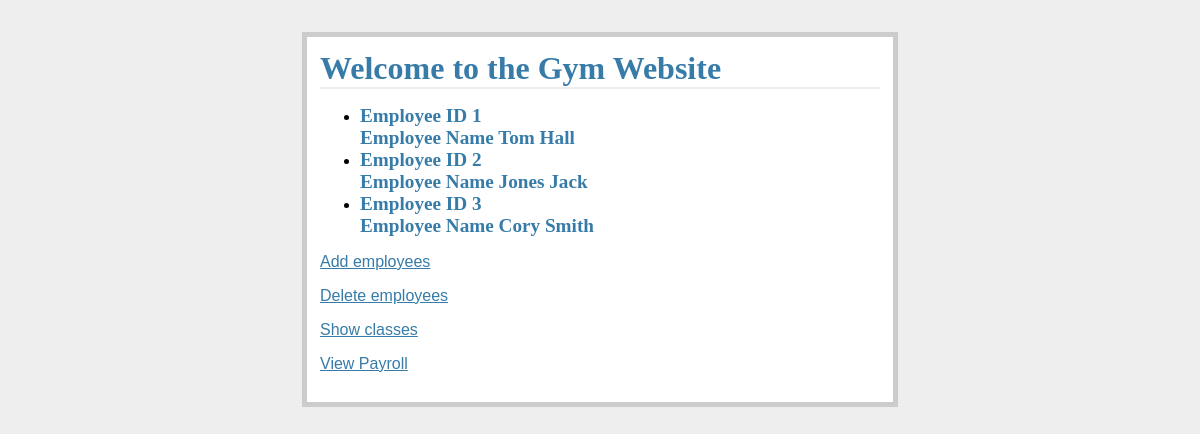
/show_employees, run on the app's committed database.
### tables this page shows
CREATE TABLE Instructor(id INTEGER  PRIMARY KEY AUTOINCREMENT, name varchar(20));

### gym.py (the view)
@app.route('/show_employees')
def get_employees():
    db = get_db()
    c = db.cursor()
    cur =  db.execute( "select distinct i.id,i.name from Instructor i")
    employees = cur.fetchall()
    return render_template("show_employees.html", employees =  employees)

### gym.py (called while the page is built)
def connect_db():
    rv = sqlite3.connect(app.config["DATABASE"])
    rv.row_factory = sqlite3.Row
    return rv

def get_db():
    if not hasattr(g, 'sqlite_db'):
        g.sqlite_db = connect_db()
    return g.sqlite_db

### templates/show_employees.html (shortened to what this page needs)
{% extends "layout.html" %}
{% block body %}
  <ul class="classes">
  {% for employee in employees %}
    <li><h2>Employee ID {{employee.id}}</h2>
        <h2>Employee Name {{employee.name}}</h2>
  {% else %}
    <li><em>No employees so far</em>
  {% endfor %}
  </ul>
    <p><a href="{{ url_for('add_employee') }}">Add employees</a></p>
    <p><a href="{{ url_for('delete_employee') }}">Delete employees</a></p>
    <p><a href="{{ url_for('get_classes') }}">Show classes</a></p>
<p><a href="{{ url_for('view_payroll') }}">View Payroll</a></p>
{% endblock %}

### static/style.css (style rules this page uses)
a, h1, h2 { color: #377ba8; }
h1, h2 { font-family: 'Georgia', serif; margin: 0; }
h2 { font-size: 1.2em; }

### data on the page
Instructor: id "1", name "Tom Hall"
Instructor: id "2", name "Jones Jack"
Instructor: id "3", name "Cory Smith"
